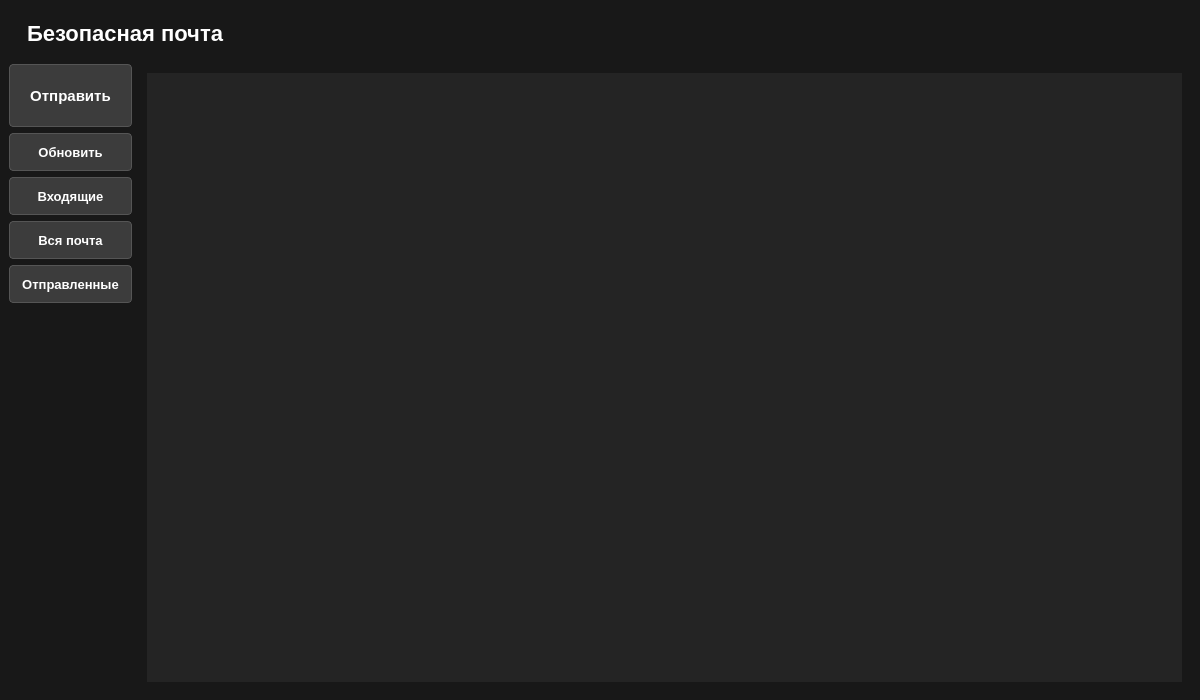
<?xml version="1.0" encoding="UTF-8"?>
<ui version="4.0">
 <class>MainWindow</class>
 <widget class="QMainWindow" name="MainWindow">
  <property name="geometry">
   <rect>
    <x>0</x>
    <y>0</y>
    <width>1200</width>
    <height>700</height>
   </rect>
  </property>
  <property name="windowTitle">
   <string>Безопасная почта</string>
  </property>
  <property name="styleSheet">
   <string notr="true">

QMainWindow {
    background-color: rgb(24, 24, 24);
}

/* Заголовок */
QLabel#titleLabel {
    color: white;
    font-size: 22px;
    font-weight: bold;
    padding: 12px;
}

/* Левая панель */
QWidget#leftPanel {
    background-color: rgb(30,30,30);
    border-right: 1px solid #444;
}

/* Зона писем (светлее фона) */
QWidget#mailArea {
    background-color: rgb(36,36,36);
    border-radius: 6px;
}

/* Кнопки */
QPushButton {
    background-color: #3c3c3c;
    color: #ffffff;
    border: 1px solid #555555;
    border-radius: 4px;
    padding: 8px 12px;
    font-size: 13px;
    min-height: 20px;
    font-family: 'Arial Black', 'Arial', sans-serif;
    font-weight: bold;
}

QPushButton:hover {
    background-color: #4a4a4a;
}

QPushButton:pressed {
    background-color: #2e2e2e;
}

QPushButton#sendButton {
    min-height: 45px;
    font-size: 15px;
}

/* Таблица */
QTableView {
    background-color: rgb(36,36,36);
    color: white;
    border: none;
    gridline-color: #444;
}

QHeaderView::section {
    background-color: #3c3c3c;
    color: white;
    padding: 6px;
    border: 1px solid #555;
}

QTableView::item:selected {
    background-color: #505050;
}

   </string>
  </property>
  <widget class="QWidget" name="centralwidget">
   <layout class="QVBoxLayout" name="verticalLayoutMain">
    <item>
     <widget class="QLabel" name="titleLabel">
      <property name="text">
       <string>Безопасная почта</string>
      </property>
     </widget>
    </item>
    <item>
     <layout class="QHBoxLayout" name="mainLayout">
      <item>
       <layout class="QVBoxLayout">
        <item>
         <widget class="QPushButton" name="sendButton">
          <property name="text">
           <string>Отправить</string>
          </property>
         </widget>
        </item>
        <item>
         <widget class="QPushButton" name="refreshButton">
          <property name="text">
           <string>Обновить</string>
          </property>
         </widget>
        </item>
        <item>
         <widget class="QPushButton" name="inboxButton">
          <property name="text">
           <string>Входящие</string>
          </property>
         </widget>
        </item>
        <item>
         <widget class="QPushButton" name="allMailButton">
          <property name="text">
           <string>Вся почта</string>
          </property>
         </widget>
        </item>
        <item>
         <widget class="QPushButton" name="sentButton">
          <property name="text">
           <string>Отправленные</string>
          </property>
         </widget>
        </item>
        <item>
         <spacer name="verticalSpacer">
          <property name="orientation">
           <enum>Qt::Vertical</enum>
          </property>
          <property name="sizeHint" stdset="0">
           <size>
            <width>0</width>
            <height>0</height>
           </size>
          </property>
         </spacer>
        </item>
       </layout>
      </item>
      <item>
       <layout class="QVBoxLayout">
        <item>
         <widget class="QStackedWidget" name="stackedWidget">
          <widget class="QWidget" name="inboxPage">
           <layout class="QVBoxLayout">
            <item>
             <widget class="QTableView" name="inboxTable"/>
            </item>
           </layout>
          </widget>
          <widget class="QWidget" name="allMailPage">
           <layout class="QVBoxLayout">
            <item>
             <widget class="QTableView" name="allMailTable"/>
            </item>
           </layout>
          </widget>
          <widget class="QWidget" name="sentPage">
           <layout class="QVBoxLayout">
            <item>
             <widget class="QTableView" name="sentTable"/>
            </item>
           </layout>
          </widget>
         </widget>
        </item>
       </layout>
      </item>
     </layout>
    </item>
   </layout>
  </widget>
 </widget>
 <resources/>
 <connections/>
</ui>
